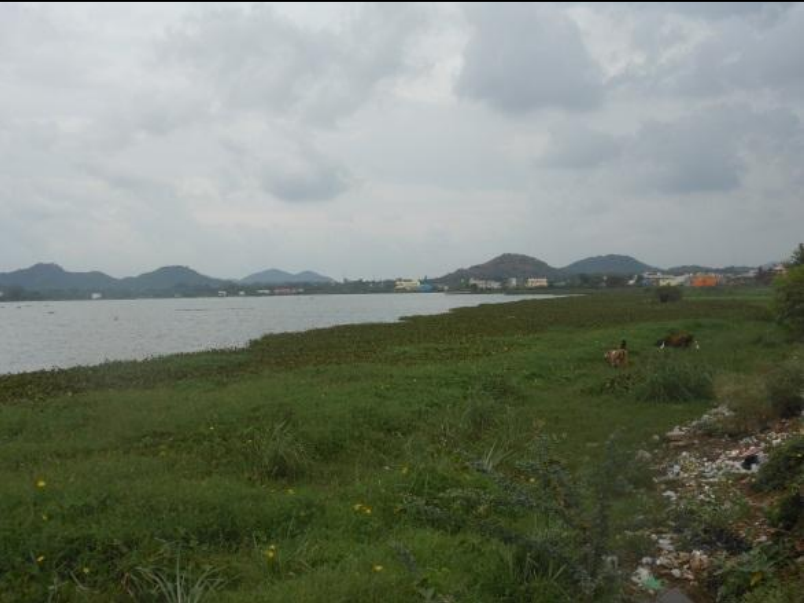
#> input picture image.png, 804 x 603 px
$ python app.py
#> lines starting #> are read from the running program, lines starting #| are printed output that depends on the picture; after the words box and inside, x2 and y2 are one past the last pixel; in counts of white or black regions, pixels touching at a corner belong together
import cv2
import numpy as np
import matplotlib.pyplot as plt
from skimage import data
from skimage.color import rgb2gray
from skimage.metrics import peak_signal_noise_ratio as psnr
from skimage.metrics import structural_similarity as ssim

def extract_subset(image, x, y, size=20):
    h, w = image.shape
    x = max(0, min(x, w - size))
    y = max(0, min(y, h - size))
    return image[y:y+size, x:x+size]

def add_noise(image, noise_type='gaussian'):
    if noise_type == 'gaussian':
        row, col = image.shape
        mean = 0
        var = 0.01
        sigma = var ** 0.5
        noise = np.random.normal(mean, sigma, (row, col))
        noisy_image = image + noise
        return np.clip(noisy_image, 0, 1)
    elif noise_type == 'salt_pepper':
        s_vs_p = 0.5
        amount = 0.04
        noisy_image = np.copy(image)
        num_salt = np.ceil(amount * image.size * s_vs_p)
        coords = [np.random.randint(0, i - 1, int(num_salt)) for i in image.shape]
        noisy_image[tuple(coords)] = 1
        num_pepper = np.ceil(amount * image.size * (1. - s_vs_p))
        coords = [np.random.randint(0, i - 1, int(num_pepper)) for i in image.shape]
        noisy_image[tuple(coords)] = 0
        return noisy_image
    return image
def apply_frequency_filter(image, filter_type='ideal_low', cutoff=10, order=2):
    rows, cols = image.shape
    crow, ccol = rows // 2, cols // 2
    u = np.arange(rows)
    v = np.arange(cols)
    u, v = np.meshgrid(u, v, indexing='ij')
    u = u - crow
    v = v - ccol
    d = np.sqrt(u**2 + v**2)
    h = np.zeros((rows, cols), dtype=np.float32)
    if filter_type == 'ideal_low':
        h[d <= cutoff] = 1
    elif filter_type == 'ideal_high':
        h[d > cutoff] = 1
    elif filter_type == 'butterworth_low':
        h = 1 / (1 + (d / cutoff)**(2 * order))
    elif filter_type == 'butterworth_high':
        h = 1 / (1 + (cutoff / (d + 0.000001))**(2 * order))
    elif filter_type == 'gaussian_low':
        h = np.exp(-(d**2) / (2 * cutoff**2))
    elif filter_type == 'gaussian_high':
        h = 1 - np.exp(-(d**2) / (2 * cutoff**2))
    elif filter_type == 'laplacian':
        h = -4 * np.pi**2 * (u**2 + v**2)
        h = h / np.max(np.abs(h))
    f = np.fft.fft2(image)
    fshift = np.fft.fftshift(f)
    filtered_fshift = fshift * h
    filtered_f = np.fft.ifftshift(filtered_fshift)
    filtered_image = np.fft.ifft2(filtered_f)
    filtered_image = np.abs(filtered_image)
    filtered_image = (filtered_image - np.min(filtered_image)) / (np.max(filtered_image) - np.min(filtered_image))
    return filtered_image, h

def evaluate_performance(original, processed, title):
    psnr_value = psnr(original, processed)
    ssim_value = ssim(original, processed, data_range=1.0)
    print(f"{title}: PSNR = {psnr_value:.2f} dB, SSIM = {ssim_value:.4f}")
    return psnr_value, ssim_value

def main():
    try:
        print("Attempting to load image.png...")
        image_path = 'image.png'
        image = cv2.imread(image_path, cv2.IMREAD_GRAYSCALE)
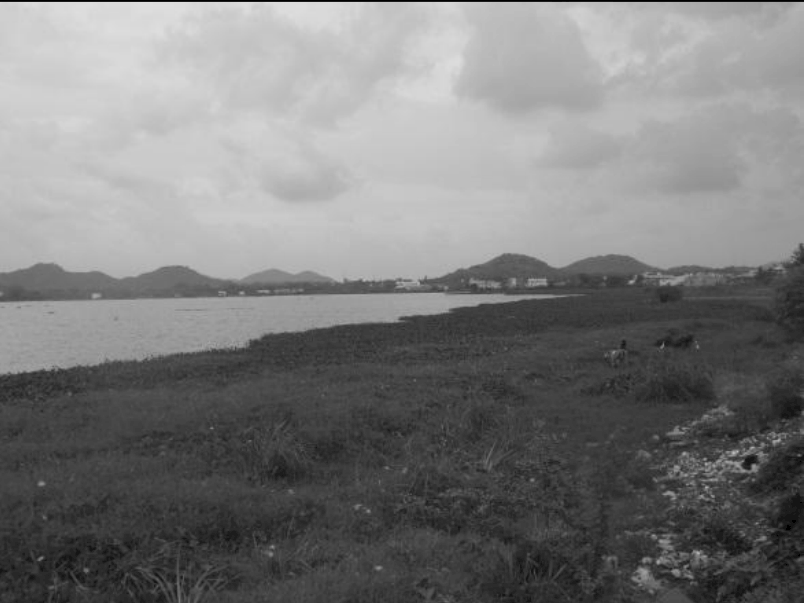
#> image: shape (603, 804); min 0, max 223, mean 122.8
        if image is None:
            raise Exception(f"Failed to load image from '{image_path}'. The file might not exist or is not readable.")
        print(f"Successfully loaded image with shape: {image.shape}")
#| Successfully loaded image with shape: (603, 804)
        image = image / 255.0
    except Exception as e:
        print(f"Error: {str(e)}")
        print("Falling back to sample image...")
        image = rgb2gray(data.astronaut())
        print(f"Loaded sample image with shape: {image.shape}")
    h, w = image.shape
#> h = 603; w = 804
    x, y = w//2 - 10, h//2 - 10
#> x = 392; y = 291
    subset = extract_subset(image, x, y)
    noisy_subset = add_noise(subset, 'gaussian')
#> in add_noise, `noisy_image = image + noise`:
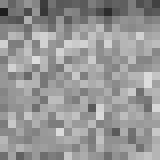
#> noisy_image: shape (20, 20) float64 (shown 8 times larger); min 0.121, max 0.869, mean 0.591
    plt.figure(figsize=(15, 12))
    plt.subplot(3, 3, 1)
    plt.imshow(subset, cmap='gray')
    plt.title('Original Subset (20x20)')
    plt.axis('off')
    plt.subplot(3, 3, 2)
    plt.imshow(noisy_subset, cmap='gray')
    plt.title('Noisy Subset')
    plt.axis('off')
    filters = [
        ('Ideal Lowpass', 'ideal_low', 5),
        ('Butterworth Lowpass', 'butterworth_low', 5),
        ('Gaussian Lowpass', 'gaussian_low', 5),
        ('Ideal Highpass', 'ideal_high', 2),
        ('Butterworth Highpass', 'butterworth_high', 2),
        ('Gaussian Highpass', 'gaussian_high', 2),
        ('Laplacian Sharpening', 'laplacian', None)
    ]
    results = []
    performance_metrics = []
    for i, (title, filter_type, cutoff) in enumerate(filters):
        if cutoff is None:
            filtered, h = apply_frequency_filter(noisy_subset, filter_type)
        else:
            filtered, h = apply_frequency_filter(noisy_subset, filter_type, cutoff)
        results.append((filtered, h))
        plt.subplot(3, 3, i+3)
        plt.imshow(filtered, cmap='gray')
        plt.title(title)
        plt.axis('off')
        metrics = evaluate_performance(subset, filtered, title)
        performance_metrics.append((title, metrics))
#> this loop made 7 passes
#> (psnr_value in evaluate_performance, ssim_value in evaluate_performance) on passes 1 to 7: (16.2, 0.212), (17.31, 0.241), (18.26, 0.235), (7.94, 0.0126), (7.67, 0.00802), (7.76, 0.00937), (8.29, 0.0196)
#| Ideal Lowpass: PSNR = 16.20 dB, SSIM = 0.2121
#| Butterworth Lowpass: PSNR = 17.31 dB, SSIM = 0.2412
#| Gaussian Lowpass: PSNR = 18.26 dB, SSIM = 0.2354
#| Ideal Highpass: PSNR = 7.94 dB, SSIM = 0.0126
#| Butterworth Highpass: PSNR = 7.67 dB, SSIM = 0.0080
#| Gaussian Highpass: PSNR = 7.76 dB, SSIM = 0.0094
#| Laplacian Sharpening: PSNR = 8.29 dB, SSIM = 0.0196
#> pass 1, in apply_frequency_filter, `filtered_image = (filtered_image - np.min(filtered_image)) / (np.max(f..`:
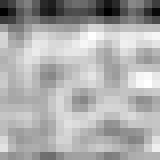
#> filtered_image: shape (20, 20) float64 (shown 8 times larger); min 0, max 1, mean 0.676
#> pass 1, in main, `filtered, h = apply_frequency_filter(noisy_subset, filter_type, cutoff)`:
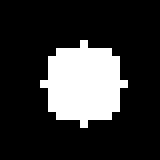
#> h: shape (20, 20) float32 (shown 8 times larger); values 0 (black) and 1 (white), 20.2% white; 1 white region, box (x1, y1, x2, y2) and area: (5, 5, 16, 16) 81
#> after the loop, performance_metrics = 7 items; results = 7 items
    plt.figure(figsize=(12, 6))
    plt.subplot(1, 2, 1)
    plt.bar([item[0] for item in performance_metrics],
            [item[1][0] for item in performance_metrics])
    plt.title('PSNR Comparison')
    plt.ylabel('PSNR (dB)')
    plt.xticks(rotation=45, ha='right')
    plt.subplot(1, 2, 2)
    plt.bar([item[0] for item in performance_metrics],
            [item[1][1] for item in performance_metrics])
    plt.title('SSIM Comparison')
    plt.ylabel('SSIM')
    plt.xticks(rotation=45, ha='right')
    plt.tight_layout()
    plt.show()
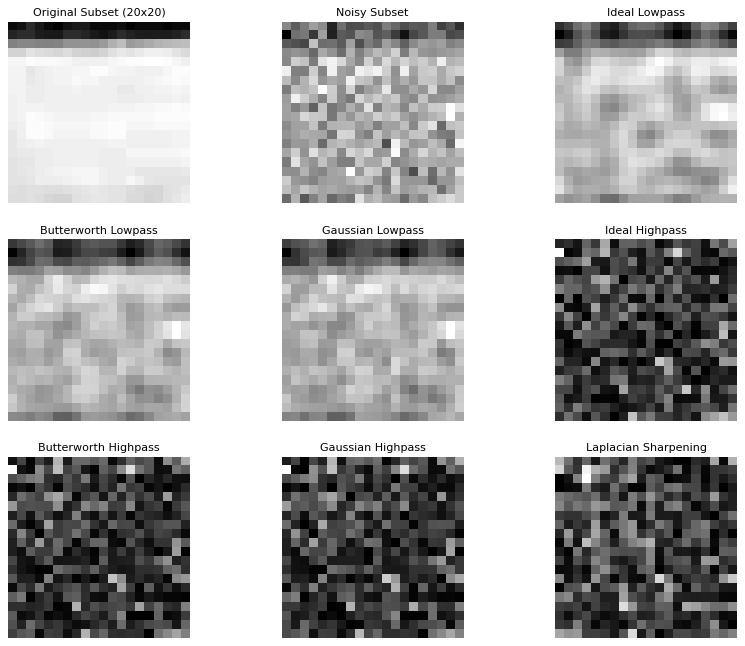
#> figure drawn by matplotlib, 9 panels
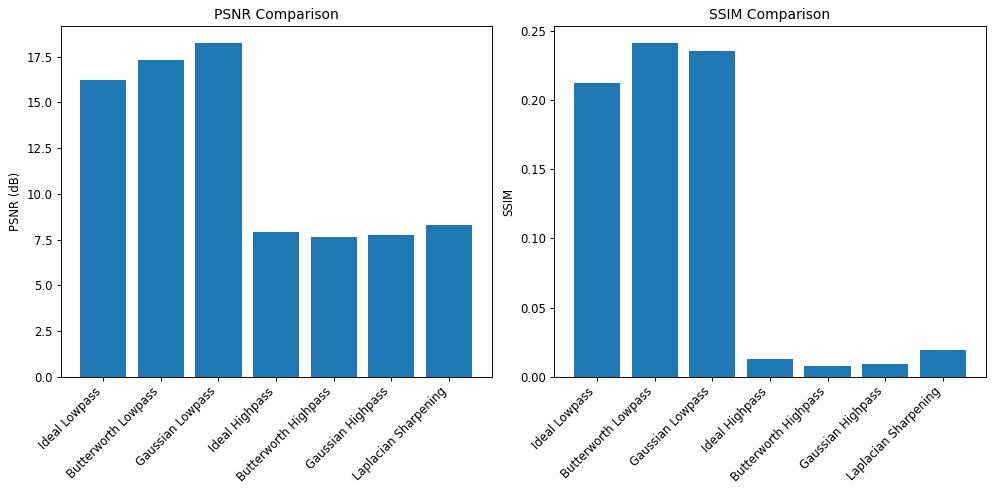
#> figure drawn by matplotlib, 2 panels; panel 1: tallest bar 18.26 high, from x = 1.6 to 2.4; panel 2: tallest bar 0.241 high, from x = 0.6 to 1.4
    plt.figure(figsize=(15, 10))
    for i, (title, filter_type, _) in enumerate(filters):
        plt.subplot(2, 4, i+1)
        plt.imshow(results[i][1], cmap='gray')
        plt.title(f"{title} Filter")
        plt.axis('off')
    plt.tight_layout()
    plt.show()
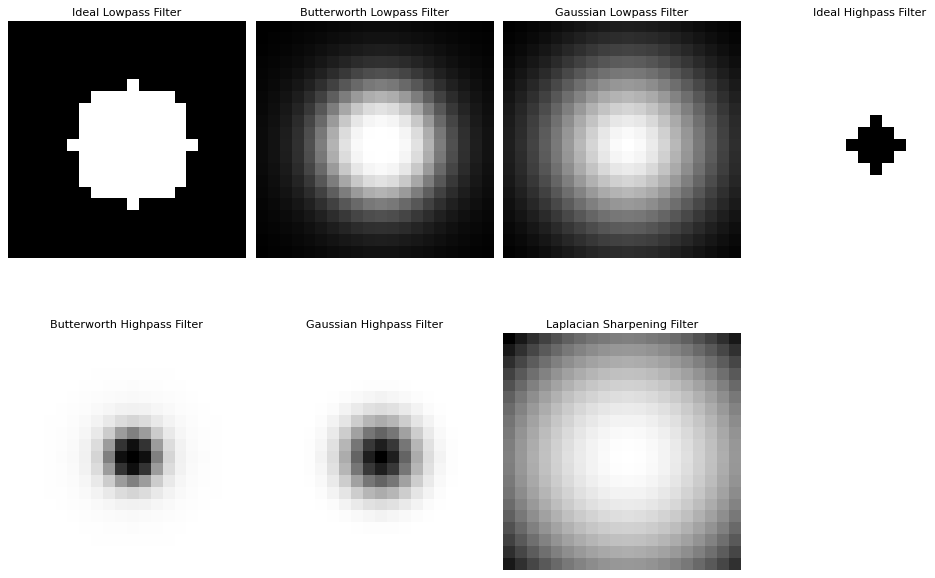
#> figure drawn by matplotlib, 7 panels
    print("\nConclusion:")
    print("1. Smoothing filters (lowpass) are effective at removing noise but may blur edges")
    print("2. Sharpening filters (highpass, Laplacian) enhance edges but may amplify noise")
    print("3. Gaussian filters generally provide a better balance between noise removal and detail preservation")
    print("4. Butterworth filters offer a compromise between ideal and Gaussian filters")
if __name__ == "__main__":
    main()
